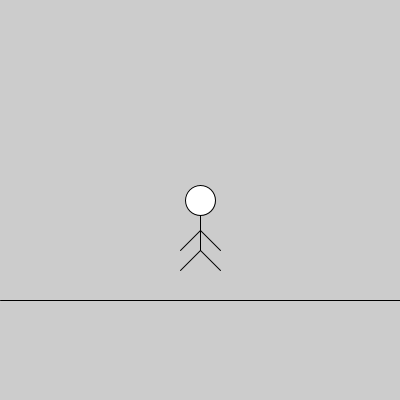
Frame 1 (no input)
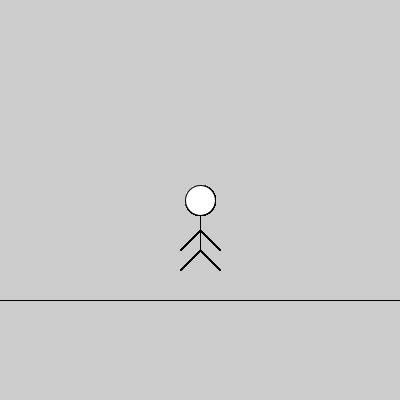
Frame 60 (the mouse pressed at the canvas centre just before this capture)
Frame 120 (the mouse held since frame 60 and released just before this capture): identical to frame 60, image omitted

The Processing sketch that drew these frames (run headless with seeded random() and noise(); from frame 60 on, the mouse is pressed at the canvas centre):

// Processing sketch: clase_05_02_2023_funciones_5
// ── clase_05_02_2023_funciones_5.pde

void setup() {
  size(400, 400);
  textSize(30);
}

void draw() {
  
  dibujarPaisaje("");
  personaje(200, 200);

}

// ── funciones.pde
void personaje(int posX, int posY) {
  line(posX, posY, posX, posY+50); //Cuerpo
  ellipse(posX, posY, 30, 30); //Cabeza
  line(posX, posY+50, posX+20, posY+70); //Pierna Izq
  line(posX, posY+50, posX-20, posY+70); //Pierna Der
  line(posX, posY+30, posX+20, posY+50); //Mano Izq
  line(posX, posY+30, posX-20, posY+50); //Mano Der
}

void dibujarPaisaje(String tipo) {
  if (tipo == "soleado") {
    line(0, 300, 400, 300);
    ellipse(300, 0, 50, 50);
  } else if (tipo == "atardecer") {
    ellipse(300, 300, 50, 50);
    rect(0, 300, 400, 300);
  } else {
    line(0, 300, 400, 300);
  }
}
